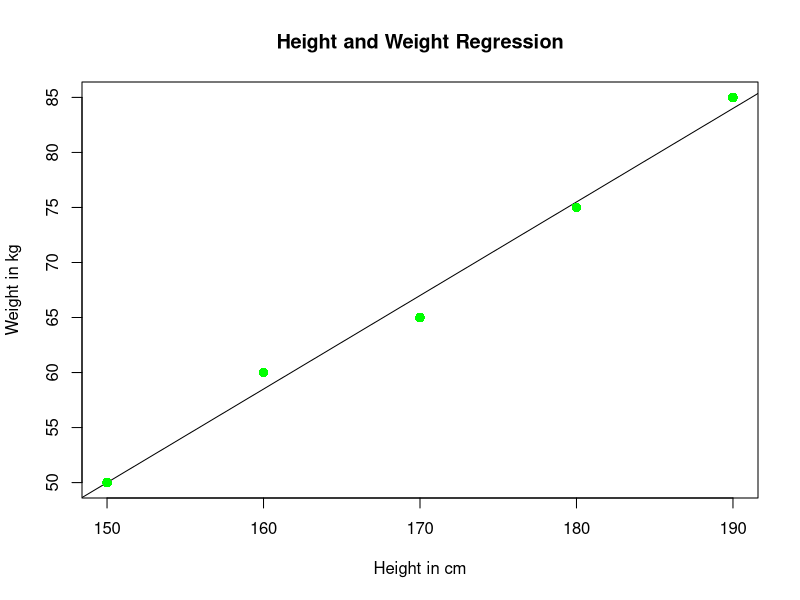
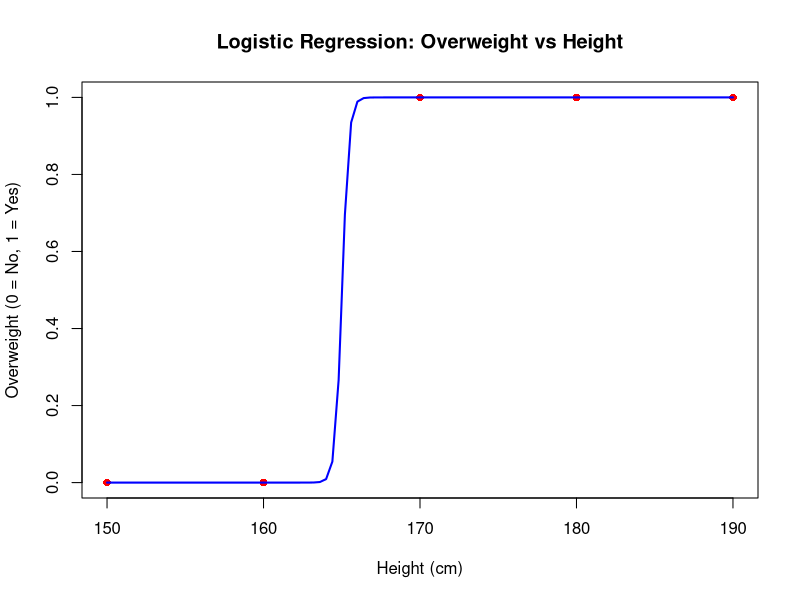
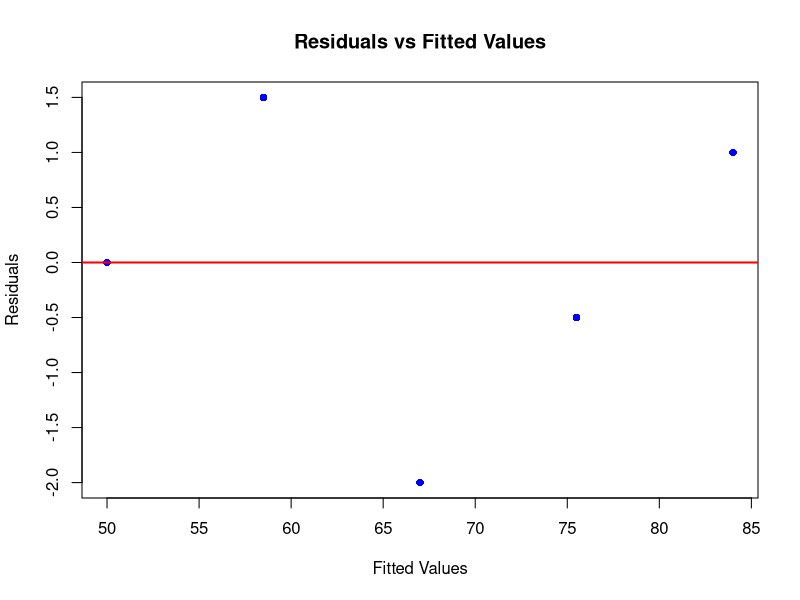
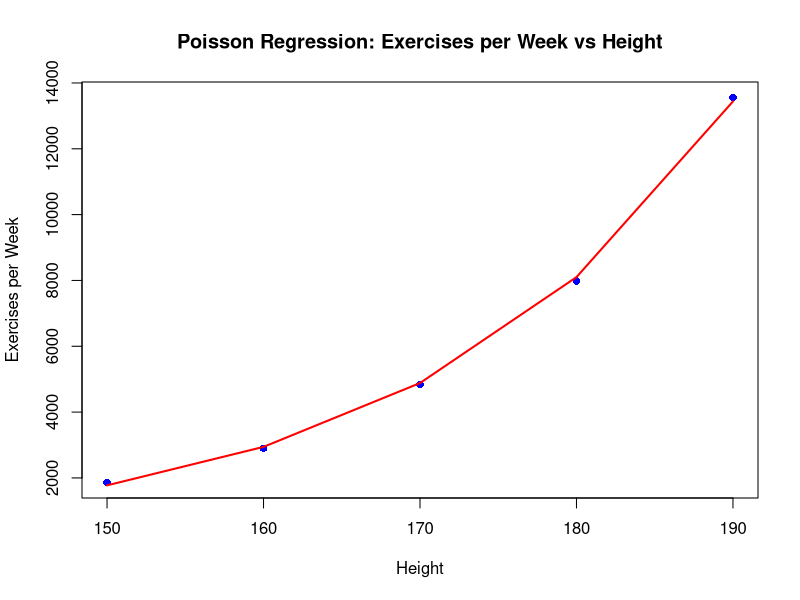

Here is the R script that generated these plots, in order:
height <- c(150, 160, 170, 180, 190)
weight <- c(50, 60, 65, 75, 85)
relationship_model <- lm(weight ~ height)
print(relationship_model)
print(summary(relationship_model))
plot(height, weight, col = "green",
     main = "Height and Weight Regression",
     abline(lm(weight ~ height)),
     cex = 1.3, pch = 16,
     xlab = "Height in cm", ylab = "Weight in kg")


height_logistic <- c(150, 160, 170, 180, 190)
overweight <- ifelse(height_logistic > 165, 1, 0)
logistic_model <- glm(overweight ~ height_logistic, family = binomial)
print(summary(logistic_model))
plot(height_logistic, overweight, col = "red", pch = 16,
     main = "Logistic Regression: Overweight vs Height",
     xlab = "Height (cm)", ylab = "Overweight (0 = No, 1 = Yes)")
curve(predict(logistic_model, newdata = data.frame(height_logistic = x),
              type = "response"),
      add = TRUE, col = "blue", lwd = 2)

age <- c(25, 30, 35, 40, 45)
height_multi <- c(150, 160, 170, 180, 190)
weight_multi <- c(50, 60, 65, 75, 85)
multiple_model <- lm(weight_multi ~ height_multi + age)
print(summary(multiple_model))
plot(fitted(multiple_model), residuals(multiple_model), col = "blue", 
     pch = 16,
     main = "Residuals vs Fitted Values",
     xlab = "Fitted Values", ylab = "Residuals")
abline(h = 0, col = "red", lwd = 2)


height <- c(150, 160, 170, 180, 190)
exercises <- rpois(5, lambda = exp(0.05 * height))
poisson_model <- glm(exercises ~ height, family = poisson())
summary(poisson_model)
plot(height, exercises, col = "blue", pch = 16,
     main = "Poisson Regression: Exercises per Week vs Height",
     xlab = "Height", ylab = "Exercises per Week")
lines(height, predict(poisson_model, type = "response"), col = "red", lwd = 2)